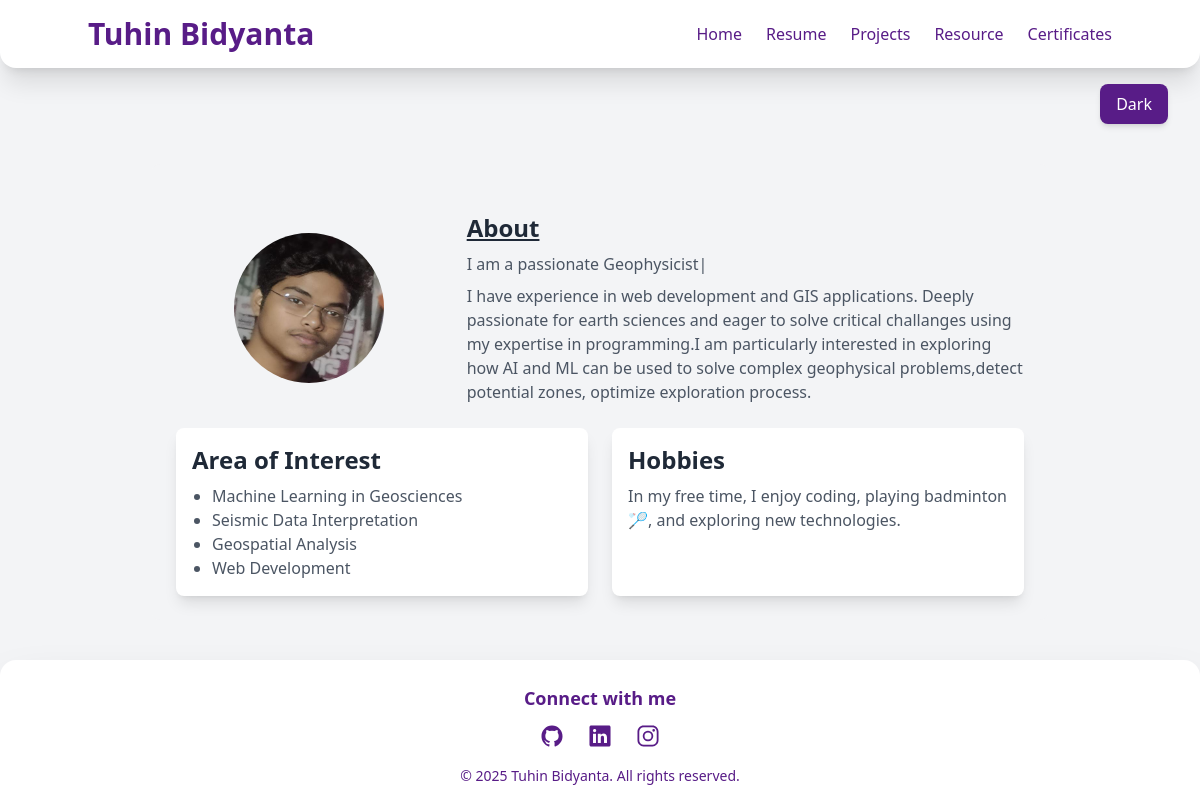
The page / on the database its author committed.
### app.py (models this page shows)
class Interest(db.Model):
    id = db.Column(db.Integer, primary_key=True)
    interest = db.Column(db.String(100),nullable = False)

### app.py (the view)
@app.route('/')
def home():
    interest = Interest.query.all()
    return render_template('home.html',inter = interest)

### templates/home.html
{% extends 'base.html' %}
{% block home %}
<div class="max-w-4xl mx-auto p-6 bg-gray-100 dark:bg-gray-900  rounded-lg mt-10">
    <section class="mt-6 grid grid-cols-1 md:grid-cols-3 gap-6 my-6 ">
        <div class="flex justify-center items-center">
            <img src="../static/image/face.jpg" alt="Project 1" style= "height:150px;weidth:150px; border-radius:50%;" >
        </div>
        <div class ='col-span-2'>
        <h2 class="text-2xl underline font-semibold text-center md:text-left text-gray-800 dark:text-purple-300">About</h2>
        <p class="text-gray-600 dark:text-gray-300 mt-2">I am a passionate <span class= 'typing-text'></span></p>
        <p class="text-gray-600 dark:text-gray-300 mt-2">I have experience in web development and GIS applications. Deeply passionate for earth sciences and eager to solve critical challanges using my expertise in programming.I am particularly interested in exploring how AI and ML can be used to solve complex geophysical problems,detect potential zones, optimize exploration process.</p>
        </div>
    </section>
    <div class="grid grid-cols-1 md:grid-cols-2 gap-6 mt-6">
        <section class="bg-white dark:bg-gray-700 shadow-lg rounded-lg p-4">
            <h2 class="text-2xl font-semibold text-gray-800 dark:text-gray-200">Area of Interest</h2>
            <ul class="list-disc ml-5 text-gray-600 dark:text-gray-300 mt-2">
                {% for i in inter%}
                <li>{{i.interest}}</li>
                {% endfor %}
            </ul>
        </section>
        <section class="bg-white dark:bg-gray-700 shadow-lg rounded-lg p-4">
            <h2 class="text-2xl font-semibold text-gray-800 dark:text-gray-200">Hobbies</h2>
            <p class="text-gray-600 dark:text-gray-300 mt-2">In my free time, I enjoy coding, playing badminton 🏸, and exploring new technologies.</p>
        </section>
    </div>
</div>
{% endblock %}

### static/css/typing.css (style rules this page uses)
.typing-text::after { content: "|"; animation: blink ease 1s infinite; }

### rows shown on the page
Interest: interest "Machine Learning in Geosciences"
Interest: interest "Seismic Data Interpretation"
Interest: interest "Geospatial Analysis"
Interest: interest "Web Development"
